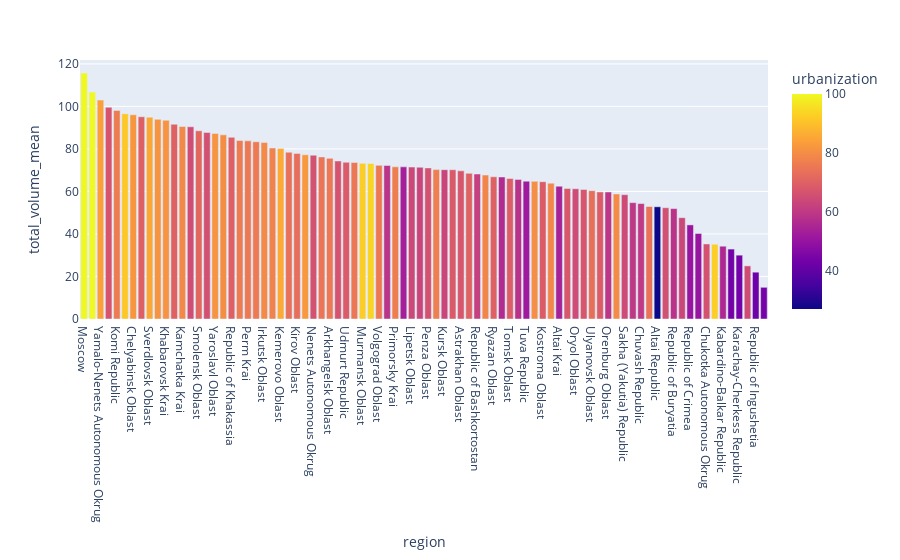

The cell this chart's notebook holds for it:
### Code cell
fig = px.bar(df_region, x='region', y="total_volume_mean", color = "urbanization").update_xaxes(categoryorder="total descending")
fig.show()

### Figure 1 — Plotly figure (JSON) as saved in the notebook; plotly's stock layout.template omitted (floating-point values rounded to 4 significant figures)
{"data": [{"alignmentgroup": "True", "hovertemplate": "region=%{x}<br>total_volume_mean=%{y}<br>urbanization=%{marker.color}<extra></extra>", "legendgroup": "", "marker": {"color": [54.18, 27.05, 66.6, 75.45, 67.28, 65.81, 68.84, 81.92, 66.37, 59.98, 79.39, 81.49, 67.48, 55.72, 77.57, 75.23, 79.12, 43.66, 85.83, 81.24, 91.3, 73.02, 76.23, 68.77, 53.38, 75.91, 58.63, 63.39, 65.8, 63.86, 93.63, 63.41, 99.76, 80.18, 92.43, 66.2, 78.51, 70.45, 76.27, 70.25, 59.43, 64.68, 66.19, 75.37, 76.86, 68.18, 50.68, 61.88, 58.41, 50.75, 43.99, 42.56, 43.66, 76.69, 69.76, 59.87, 64.94, 74.75, 67.4, 69.89, 100, 64.41, 82.32, 80.34, 74.1, 92.55, 71.47, 56.65, 85.28, 58.17, 69.17, 79.68, 52.01, 73.81, 67.19, 68.72, 73.4, 78.39, 75.57, 69.79, 63.22, 84.04, 81.39, 65.07], "coloraxis": "coloraxis", "pattern": {"shape": ""}}, "name": "", "offsetgroup": "", "orientation": "v", "showlegend": false, "textposition": "auto", "type": "bar", "x": ["Altai Krai", "Altai Republic", "Amur Oblast", "Arkhangelsk Oblast", "Astrakhan Oblast", "Belgorod Oblast", "Bryansk Oblast", "Chelyabinsk Oblast", "Chukotka Autonomous Okrug", "Chuvash Republic", "Irkutsk Oblast", "Ivanovo Oblast", "Jewish Autonomous Oblast", "Kabardino-Balkar Republic", "Kaliningrad Oblast", "Kaluga Oblast", "Kamchatka Krai", "Karachay-Cherkess Republic", "Kemerovo Oblast", "Khabarovsk Krai", "Khanty–Mansi Autonomous Okrug – Yugra", "Kirov Oblast", "Komi Republic", "Kostroma Oblast", "Krasnodar Krai", "Krasnoyarsk Krai", "Kurgan Oblast", "Kursk Oblast", "Leningrad Oblast", "Lipetsk Oblast", "Magadan Oblast", "Mari El Republic", "Moscow", "Moscow Oblast", "Murmansk Oblast", "Nenets Autonomous Okrug", "Nizhny Novgorod Oblast", "Novgorod Oblast", "Novosibirsk Oblast", "Omsk Oblast", "Orenburg Oblast", "Oryol Oblast", "Penza Oblast", "Perm Krai", "Primorsky Krai", "Pskov Oblast", "Republic of Adygea", "Republic of Bashkortostan", "Republic of Buryatia", "Republic of Crimea", "Republic of Dagestan", "Republic of Ingushetia", "Republic of Kalmykia", "Republic of Karelia", "Republic of Khakassia", "Republic of Mordovia", "Republic of North Ossetia-Alania", "Republic of Tatarstan", "Rostov Oblast", "Ryazan Oblast", "Saint Petersburg", "Sakha (Yakutia) Republic", "Sakhalin Oblast", "Samara Oblast", "Saratov Oblast", "Sevastopol", "Smolensk Oblast", "Stavropol Krai", "Sverdlovsk Oblast", "Tambov Oblast", "Tomsk Oblast", "Tula Oblast", "Tuva Republic", "Tver Oblast", "Tyumen Oblast", "Udmurt Republic", "Ulyanovsk Oblast", "Vladimir Oblast", "Volgograd Oblast", "Vologda Oblast", "Voronezh Oblast", "Yamalo-Nenets Autonomous Okrug", "Yaroslavl Oblast", "Zabaykalsky Krai"], "xaxis": "x", "y": [62.46, 52.79, 74.33, 75.59, 69.68, 52.34, 59.77, 96.06, 35.3, 54.29, 82.99, 93.92, 61.4, 34.25, 80.45, 73.63, 90.54, 30.03, 80.24, 93.47, 96.55, 77.9, 98.13, 64.59, 71.56, 83.39, 72.21, 70.25, 87.71, 71.46, 73.19, 47.64, 115.7, 86.62, 73.22, 77.05, 67.71, 68.52, 83.96, 91.61, 59.75, 61.27, 71.08, 83.79, 71.58, 70.21, 40.22, 68.2, 51.94, 44.27, 14.91, 22.02, 32.89, 70.27, 85.47, 54.73, 24.99, 76.26, 60.95, 66.89, 106.7, 58.48, 77.27, 64.75, 52.91, 35.17, 88.53, 66.8, 94.96, 65.65, 66.08, 58.81, 64.84, 78.45, 99.59, 73.73, 60.38, 63.9, 72.26, 95.13, 71.37, 103.0, 87.28, 90.41], "yaxis": "y"}], "layout": {"barmode": "relative", "coloraxis": {"colorbar": {"title": {"text": "urbanization"}}, "colorscale": [[0, "#0d0887"], [0.1111, "#46039f"], [0.2222, "#7201a8"], [0.3333, "#9c179e"], [0.4444, "#bd3786"], [0.5556, "#d8576b"], [0.6667, "#ed7953"], [0.7778, "#fb9f3a"], [0.8889, "#fdca26"], [1, "#f0f921"]]}, "legend": {"tracegroupgap": 0}, "margin": {"t": 60}, "xaxis": {"anchor": "y", "categoryorder": "total descending", "domain": [0, 1], "title": {"text": "region"}}, "yaxis": {"anchor": "x", "domain": [0, 1], "title": {"text": "total_volume_mean"}}}}
